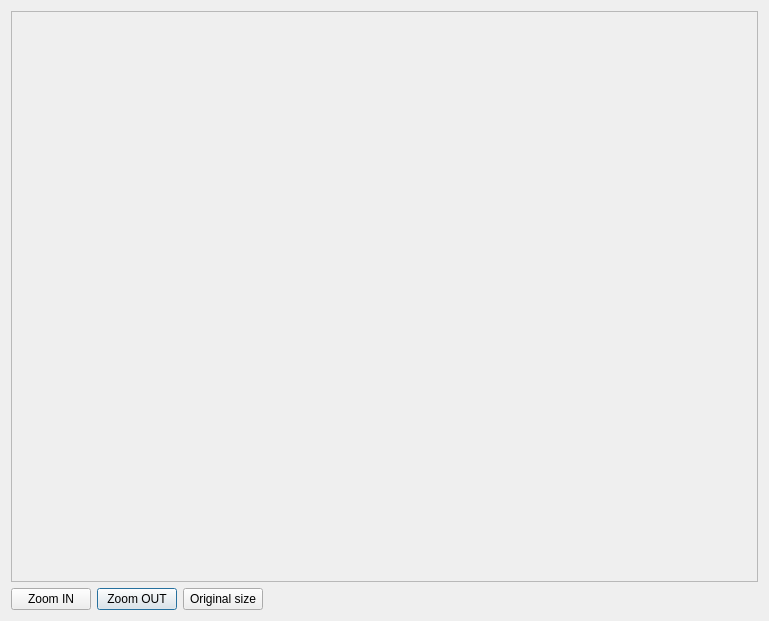
<?xml version="1.0" encoding="UTF-8"?>
<ui version="4.0">
 <class>imageViewer</class>
 <widget class="QDialog" name="imageViewer">
  <property name="geometry">
   <rect>
    <x>0</x>
    <y>0</y>
    <width>769</width>
    <height>621</height>
   </rect>
  </property>
  <property name="windowTitle">
   <string>Dialog</string>
  </property>
  <layout class="QGridLayout" name="gridLayout">
   <item row="1" column="1">
    <widget class="QPushButton" name="buttonZoomOUT">
     <property name="text">
      <string>Zoom OUT</string>
     </property>
    </widget>
   </item>
   <item row="1" column="0">
    <widget class="QPushButton" name="buttonZoomIN">
     <property name="text">
      <string>Zoom IN</string>
     </property>
    </widget>
   </item>
   <item row="1" column="2">
    <widget class="QPushButton" name="buttonFitToW">
     <property name="text">
      <string>Original size</string>
     </property>
    </widget>
   </item>
   <item row="1" column="3">
    <spacer name="horizontalSpacer">
     <property name="orientation">
      <enum>Qt::Horizontal</enum>
     </property>
     <property name="sizeHint" stdset="0">
      <size>
       <width>503</width>
       <height>20</height>
      </size>
     </property>
    </spacer>
   </item>
   <item row="0" column="0" colspan="4">
    <widget class="QScrollArea" name="scrollArea">
     <property name="widgetResizable">
      <bool>true</bool>
     </property>
     <widget class="QWidget" name="scrollAreaWidgetContents">
      <property name="geometry">
       <rect>
        <x>0</x>
        <y>0</y>
        <width>751</width>
        <height>575</height>
       </rect>
      </property>
      <layout class="QVBoxLayout" name="verticalLayout"/>
     </widget>
    </widget>
   </item>
  </layout>
 </widget>
 <resources/>
 <connections/>
</ui>
